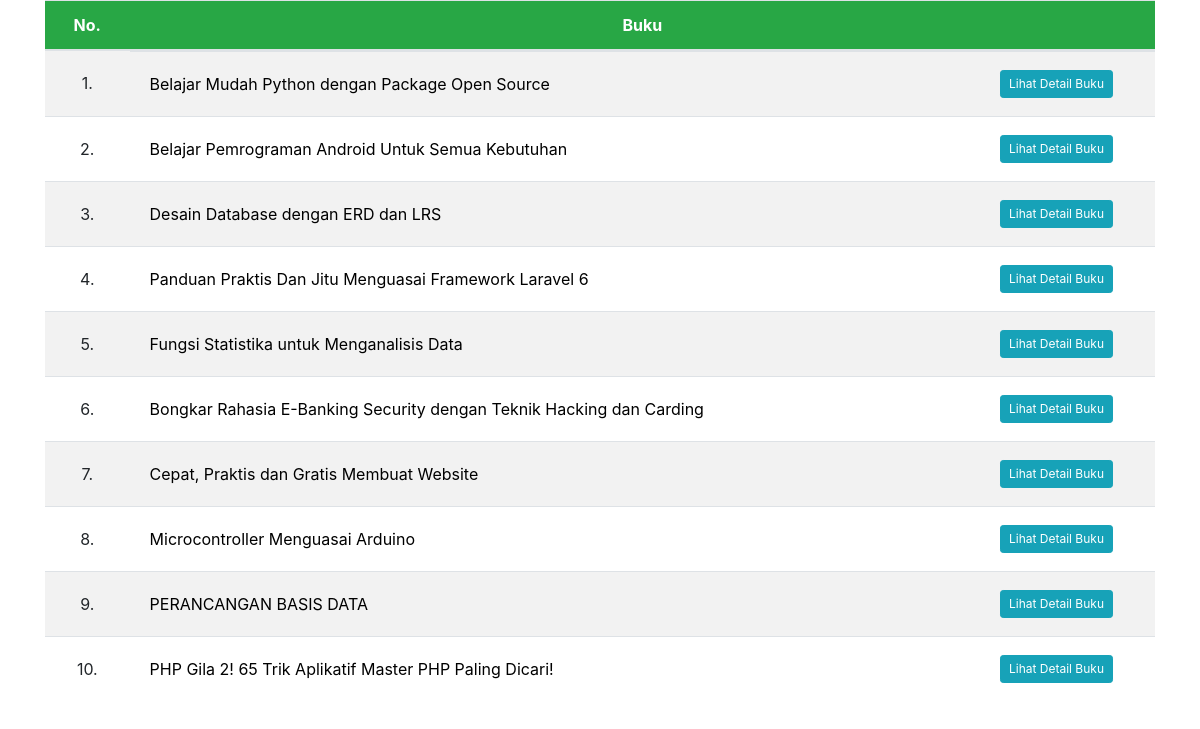
/latihan4c/index.php, run on the app's committed database.
### tables this page shows
CREATE TABLE `daftar_buku` (
  `id` int(10) NOT NULL,
  `gambar` varchar(150) NOT NULL,
  `judul_buku` varchar(150) NOT NULL,
  `deskripsi` varchar(500) NOT NULL,
  `penulis` varchar(150) NOT NULL,
  `tahun_terbit` int(4) NOT NULL,
  `penerbit` varchar(150) NOT NULL,
  `stok` int(4) DEFAULT NULL,
  `harga` varchar(8) DEFAULT NULL
);

### latihan4c/php/functions.php (called while the page is built)
<?php
    function koneksi_db() {
        $conn = mysqli_connect ("localhost", "root", "");
        mysqli_select_db ($conn, "pw_tubes_203040093");
        return $conn;
    }
    function query($sql) {
        $conn = koneksi_db();
        $result = mysqli_query($conn, "$sql");
        $rows = [];
        while ($row = mysqli_fetch_assoc($result)) {
            $rows[] = $row;
        }
        return $rows;
    }
?>

### latihan4c/index.php (the view, shortened to what this page needs)
<?php
    require 'php/functions.php';
    $toko_buku = query("SELECT * FROM daftar_buku");
?>
<!DOCTYPE html>
<html lang="en">
<head>
    <link rel="stylesheet" href="./css/index.css">
    <link rel="stylesheet" href="./css/bootstrap.css">
</head>
<body>
    <div class="container">
        <table class="table table-striped">
            <thead>
                <tr class="bg-success text-center text-white">
                    <th scope="col">No.</th>
                    <th scope="col" colspan="2">Buku</th>
                </tr>
            </thead>
            <tbody>
                <?php foreach($toko_buku as $buku) : ?>
                <tr>
                    <td>
                        <div class="id-buku">
                            <p class="text-center"><?= $buku["id"]; ?>.</p>
                        </div>
                    </td>
                    <td class="d-flex justify-content-between align-items-center">
                        <div class="judul-buku">
                            <p><?= $buku["judul_buku"]; ?></p>
                        </div>
                        <div class="btn-detail-buku">
                            <a class="btn btn btn-info btn-sm" href="./php/detail.php?id=<?= $buku["id"]; ?>">Lihat
                                Detail Buku</a>
                        </div>
                    </td>
                </tr>
                <?php endforeach; ?>
            </tbody>
        </table>
    </div>
</body>
</html>

### latihan4c/css/index.css (style rules this page uses)
body { font-family: Montserrat; font-size: 18px; }
.id-buku p, .judul-buku p { margin: 8px !important; }
.judul-buku p { text-decoration: none; line-height: 1.5; color: #000; }
.btn-detail-buku .btn { font-size: 12px !important; margin-right: 30px; }

### data on the page
daftar_buku: id "1", judul_buku "Belajar Mudah Python dengan Package Open Source"
daftar_buku: id "2", judul_buku "Belajar Pemrograman Android Untuk Semua Kebutuhan"
daftar_buku: id "3", judul_buku "Desain Database dengan ERD dan LRS"
daftar_buku: id "4", judul_buku "Panduan Praktis Dan Jitu Menguasai Framework Laravel 6"
daftar_buku: id "5", judul_buku "Fungsi Statistika untuk Menganalisis Data"
daftar_buku: id "6", judul_buku "Bongkar Rahasia E-Banking Security dengan Teknik Hacking dan Carding"
daftar_buku: id "7", judul_buku "Cepat, Praktis dan Gratis Membuat Website"
daftar_buku: id "8", judul_buku "Microcontroller Menguasai Arduino"
daftar_buku: id "9", judul_buku "PERANCANGAN BASIS DATA"
daftar_buku: id "10", judul_buku "PHP Gila 2! 65 Trik Aplikatif Master PHP Paling Dicari!"
